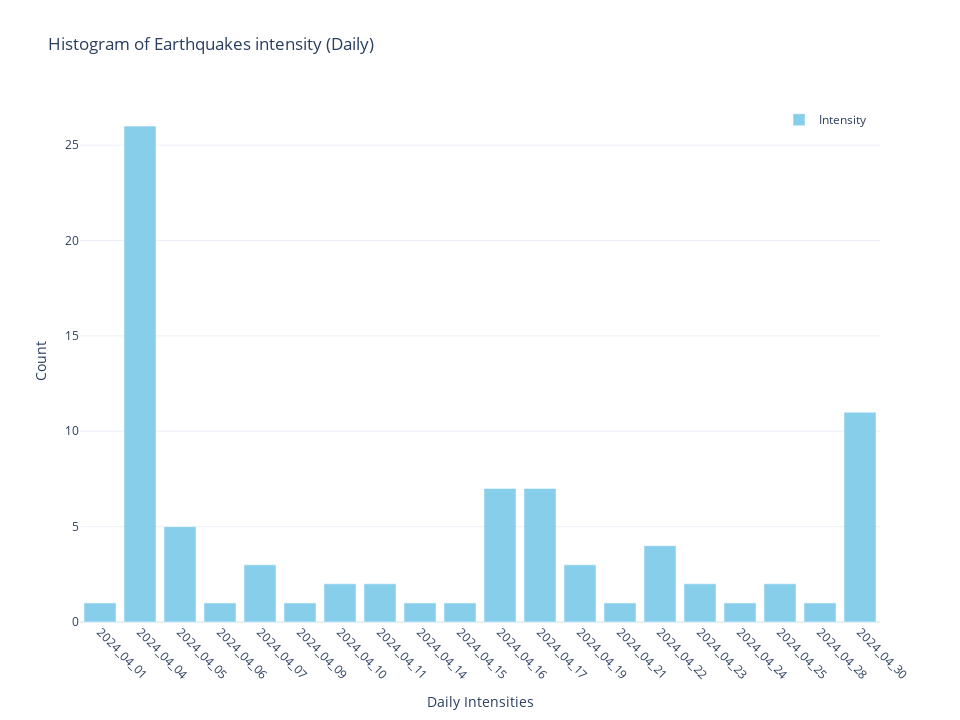

The notebook cell saved with this chart:
### Markdown cell above
**PLOTTING WITH TIME WINDOWED DATA**

### Code cell
# Plot new daily intensities using the windowed dataframe
windowed_lqt_analysis.plot_intensity(interval='daily')

### Figure 1 — Plotly figure (JSON) as saved in the notebook; plotly's stock layout.template omitted (floating-point values rounded to 4 significant figures)
{"data": [{"marker": {"color": "skyblue"}, "name": "Intensity", "type": "bar", "x": ["2024_04_01", "2024_04_04", "2024_04_05", "2024_04_06", "2024_04_07", "2024_04_09", "2024_04_10", "2024_04_11", "2024_04_14", "2024_04_15", "2024_04_16", "2024_04_17", "2024_04_19", "2024_04_21", "2024_04_22", "2024_04_23", "2024_04_24", "2024_04_25", "2024_04_28", "2024_04_30"], "y": [1, 26, 5, 1, 3, 1, 2, 2, 1, 1, 7, 7, 3, 1, 4, 2, 1, 2, 1, 11]}], "layout": {"bargap": 0.2, "height": 720, "legend": {"bgcolor": "rgba(255,255,255,0.5)", "x": 0.99, "xanchor": "right", "y": 0.99, "yanchor": "top"}, "showlegend": true, "title": {"text": "Histogram of Earthquakes intensity (Daily)"}, "width": 960, "xaxis": {"tickangle": 45, "title": {"text": "Daily Intensities"}}, "yaxis": {"title": {"text": "Count"}}}}
